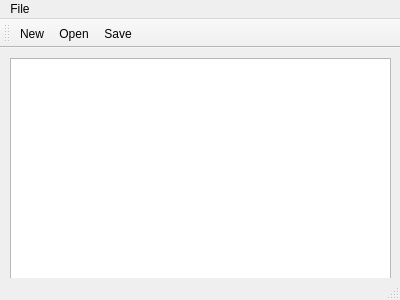
<?xml version="1.0" encoding="UTF-8"?>
<ui version="4.0">
 <class>MainWindow</class>
 <widget class="QMainWindow" name="MainWindow">
  <property name="geometry">
   <rect>
    <x>0</x>
    <y>0</y>
    <width>400</width>
    <height>300</height>
   </rect>
  </property>
  <property name="windowTitle">
   <string>MainWindow</string>
  </property>
  <widget class="QWidget" name="centralWidget">
   <widget class="QTextEdit" name="textEdit">
    <property name="geometry">
     <rect>
      <x>10</x>
      <y>10</y>
      <width>381</width>
      <height>221</height>
     </rect>
    </property>
    <property name="html">
     <string>&lt;!DOCTYPE HTML PUBLIC &quot;-//W3C//DTD HTML 4.0//EN&quot; &quot;http://www.w3.org/TR/REC-html40/strict.dtd&quot;&gt;
&lt;html&gt;&lt;head&gt;&lt;meta name=&quot;qrichtext&quot; content=&quot;1&quot; /&gt;&lt;style type=&quot;text/css&quot;&gt;
p, li { white-space: pre-wrap; }
&lt;/style&gt;&lt;/head&gt;&lt;body style=&quot; font-family:'MS Shell Dlg 2'; font-size:7.8pt; font-weight:400; font-style:normal;&quot;&gt;
&lt;p style=&quot;-qt-paragraph-type:empty; margin-top:0px; margin-bottom:0px; margin-left:0px; margin-right:0px; -qt-block-indent:0; text-indent:0px;&quot;&gt;&lt;br /&gt;&lt;/p&gt;&lt;/body&gt;&lt;/html&gt;</string>
    </property>
   </widget>
  </widget>
  <widget class="QMenuBar" name="menuBar">
   <property name="geometry">
    <rect>
     <x>0</x>
     <y>0</y>
     <width>400</width>
     <height>26</height>
    </rect>
   </property>
   <widget class="QMenu" name="menuFile">
    <property name="title">
     <string>File</string>
    </property>
    <addaction name="actionNew"/>
    <addaction name="actionOpen"/>
    <addaction name="actionSave"/>
   </widget>
   <addaction name="menuFile"/>
  </widget>
  <widget class="QToolBar" name="mainToolBar">
   <attribute name="toolBarArea">
    <enum>TopToolBarArea</enum>
   </attribute>
   <attribute name="toolBarBreak">
    <bool>false</bool>
   </attribute>
   <addaction name="actionNew"/>
   <addaction name="actionOpen"/>
   <addaction name="actionSave"/>
  </widget>
  <widget class="QStatusBar" name="statusBar"/>
  <action name="actionNew">
   <property name="icon">
    <iconset resource="resources.qrc">
     <normaloff>:/icons/add-new-document.png</normaloff>:/icons/add-new-document.png</iconset>
   </property>
   <property name="text">
    <string>New</string>
   </property>
  </action>
  <action name="actionOpen">
   <property name="icon">
    <iconset>
     <normalon>:/icons/open-folder-outline.png</normalon>
    </iconset>
   </property>
   <property name="text">
    <string>Open</string>
   </property>
  </action>
  <action name="actionSave">
   <property name="icon">
    <iconset resource="resources.qrc">
     <normaloff>:/icons/save-file-option.png</normaloff>:/icons/save-file-option.png</iconset>
   </property>
   <property name="text">
    <string>Save</string>
   </property>
  </action>
 </widget>
 <layoutdefault spacing="6" margin="11"/>
 <resources>
  <include location="resources.qrc"/>
 </resources>
 <connections/>
</ui>
